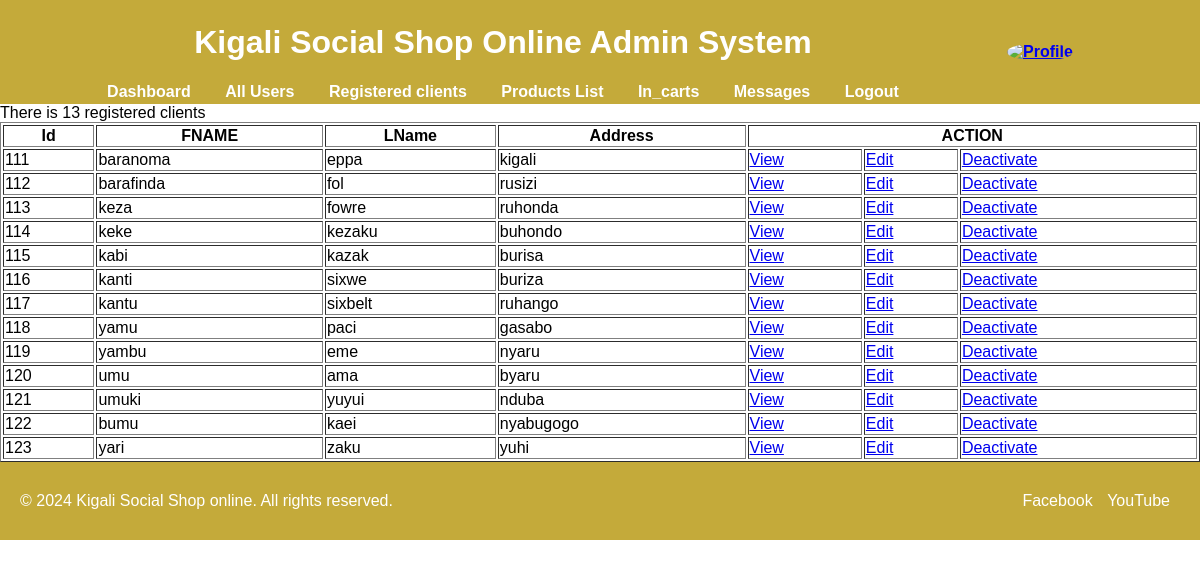
The page /buyers.php (signed in) on the database its author committed.
### tables this page shows
CREATE TABLE `customers` (
  `CustomerId` int(3) DEFAULT NULL,
  `Fname` varchar(9) DEFAULT NULL,
  `lname` varchar(7) DEFAULT NULL,
  `address` varchar(9) DEFAULT NULL
);

### buyers.php (the view, shortened to what this page needs)
<?php
   include('sessions.php');
?>
<!DOCTYPE html>
<html lang="en">
<head>
</head>
<body>
   <div class="hello">
  <table border="0"bgcolor="#c4aa3a">
  <tr><th width="1000px">
    <div class="header">
      <h1>Kigali Social Shop Online Admin System</h1>
      <nav>
        <a href="admin.php">Dashboard</a>
        <a href="users.php">All Users</a>
        <a href="buyers.php">Registered clients</a>
        <a href="products.php">Products List</a>
        <a href="in_carts.php">In_carts</a>
        <a href="messages.php">Messages</a>
        <a href="logout.php">Logout</a>
      </nav>
    </div>
  </th><th>
    <div class="profile-section">
    <a href="profile.php"><img src="images/ppp.jpg" alt="Profile"style="width: 35%;border-radius: 50%;"></img></a>	   <br/>
    </div>
  </th></tr>
    </table></div>
    <?php
    $q = "SELECT * FROM customers";
 $results = mysqli_query($con,$q);
 if($results){
    echo "There is ".$rowcount=mysqli_num_rows($results)." registered clients";
 }else{
   echo "0";
 }
  ?>
  <?php
include("Connection.php");
                echo "<table border=1 width='100%'>
                <tr>
                <th>Id </th>
                <th>FNAME </th>
                <th>LName </th>
                <th>Address</th>
                <th colspan=3>ACTION </th>
                </tr>";
                $qer = "SELECT * FROM customers";
				$results = mysqli_query($con, $qer);
                while($r= mysqli_fetch_array($results)){
                    echo "<tr>
                    <td>".$r['CustomerId']."</td>
                    <td>".$r['Fname']."</td>
                    <td>".$r['lname']."</td>
                    <td>".$r['address']."</td>";
                    echo "
                    <td><a href='ViewUser.php?CustomerId=$r[CustomerId]'> View </a></td>
                    <td><a href='EditUser.php?CustomerId=$r[CustomerId]'> Edit </a></td>
                    <td><a href='DeactivateUser.php?CustomerId=$r[CustomerId]'> Deactivate </a></td>
                    </tr>";
                }
                echo "</table>";
        ?>
<footer>
    <div class="container">
      <p>&copy; 2024 Kigali Social Shop  online. All rights reserved.</p>
      <ul>
        <li><a href="https://www.facebook.com" target="_blank">Facebook</a></li>
        <li><a href="https://www.youtube.com" target="_blank">YouTube</a></li>
      </ul>
    </div>
  </footer>
</body>
</html>

### buyers.php (style rules this page uses)
footer p { margin: 0; }
footer ul { list-style: none; padding: 0; margin: 0; }
footer ul li { display: inline; margin-right: 10px; }
footer a { text-decoration: none; color: #fff; }
footer { background-color: #c4aa3a; color: #fff; padding: 10px 0; text-align: center; position:relative; }
body { margin: 0; font-family: Arial, sans-serif; }
.header { background-color: #c4aa3a; color: #fff; padding: 0px; text-align: center; }
.container { display: flex; justify-content: space-between; padding: 20px; }
.profile-section { width: 100%; background-color: #c4aa3a; padding: 0px; height: 100% }
.header a { color: #fff; text-decoration: none; margin: 0 15px; }
.hello { background-color: #c4aa3a; }

### rows shown on the page
customers: CustomerId "111", Fname "baranoma", lname "eppa", address "kigali"
customers: CustomerId "112", Fname "barafinda", lname "fol", address "rusizi"
customers: CustomerId "113", Fname "keza", lname "fowre", address "ruhonda"
customers: CustomerId "114", Fname "keke", lname "kezaku", address "buhondo"
customers: CustomerId "115", Fname "kabi", lname "kazak", address "burisa"
customers: CustomerId "116", Fname "kanti", lname "sixwe", address "buriza"
customers: CustomerId "117", Fname "kantu", lname "sixbelt", address "ruhango"
customers: CustomerId "118", Fname "yamu", lname "paci", address "gasabo"
customers: CustomerId "119", Fname "yambu", lname "eme", address "nyaru"
customers: CustomerId "120", Fname "umu", lname "ama", address "byaru"
customers: CustomerId "121", Fname "umuki", lname "yuyui", address "nduba"
customers: CustomerId "122", Fname "bumu", lname "kaei", address "nyabugogo"
customers: CustomerId "123", Fname "yari", lname "zaku", address "yuhi"

### other values the page prints
$rowcount=mysqli_num_rows($results)." registered clients" "13 registered clients"
